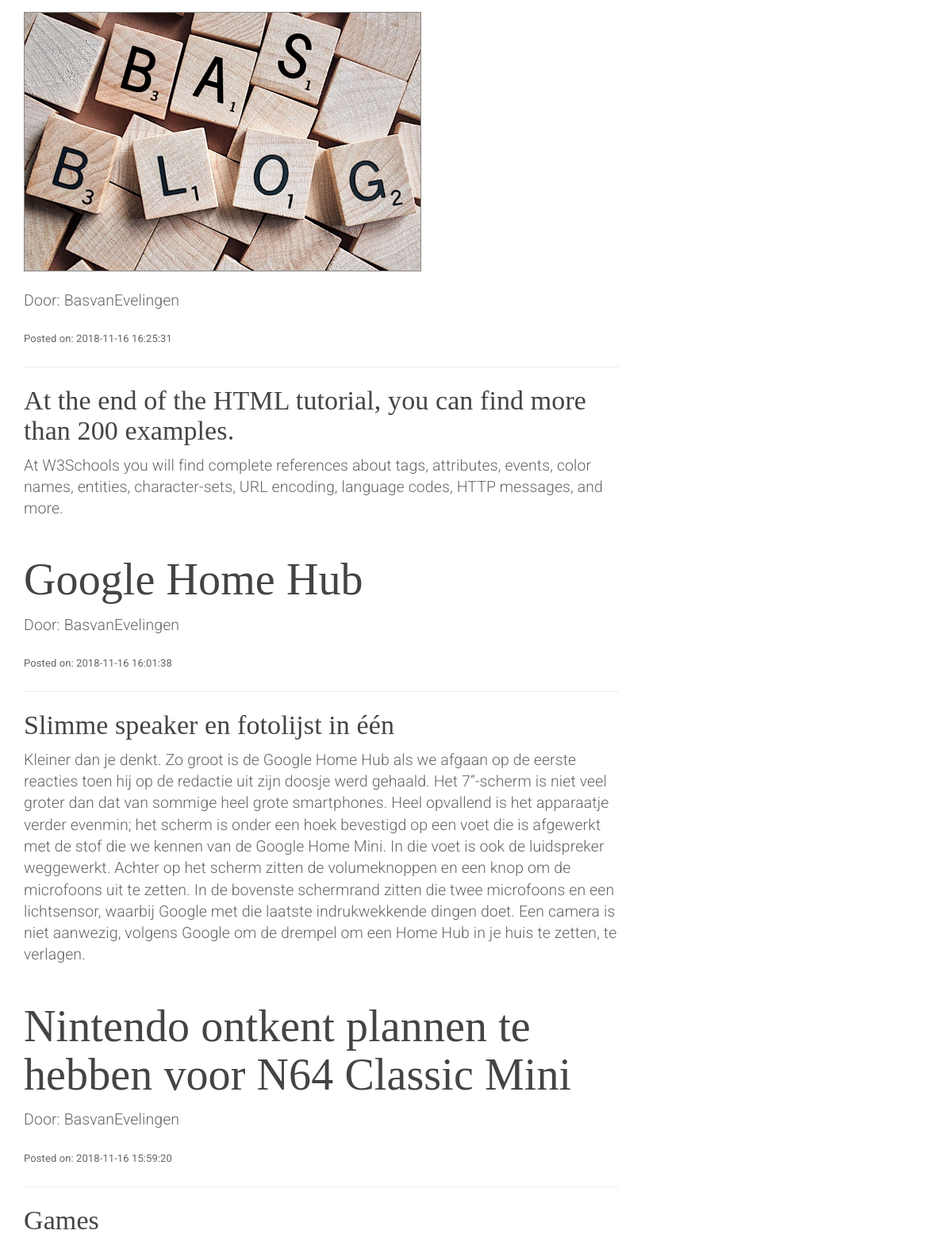
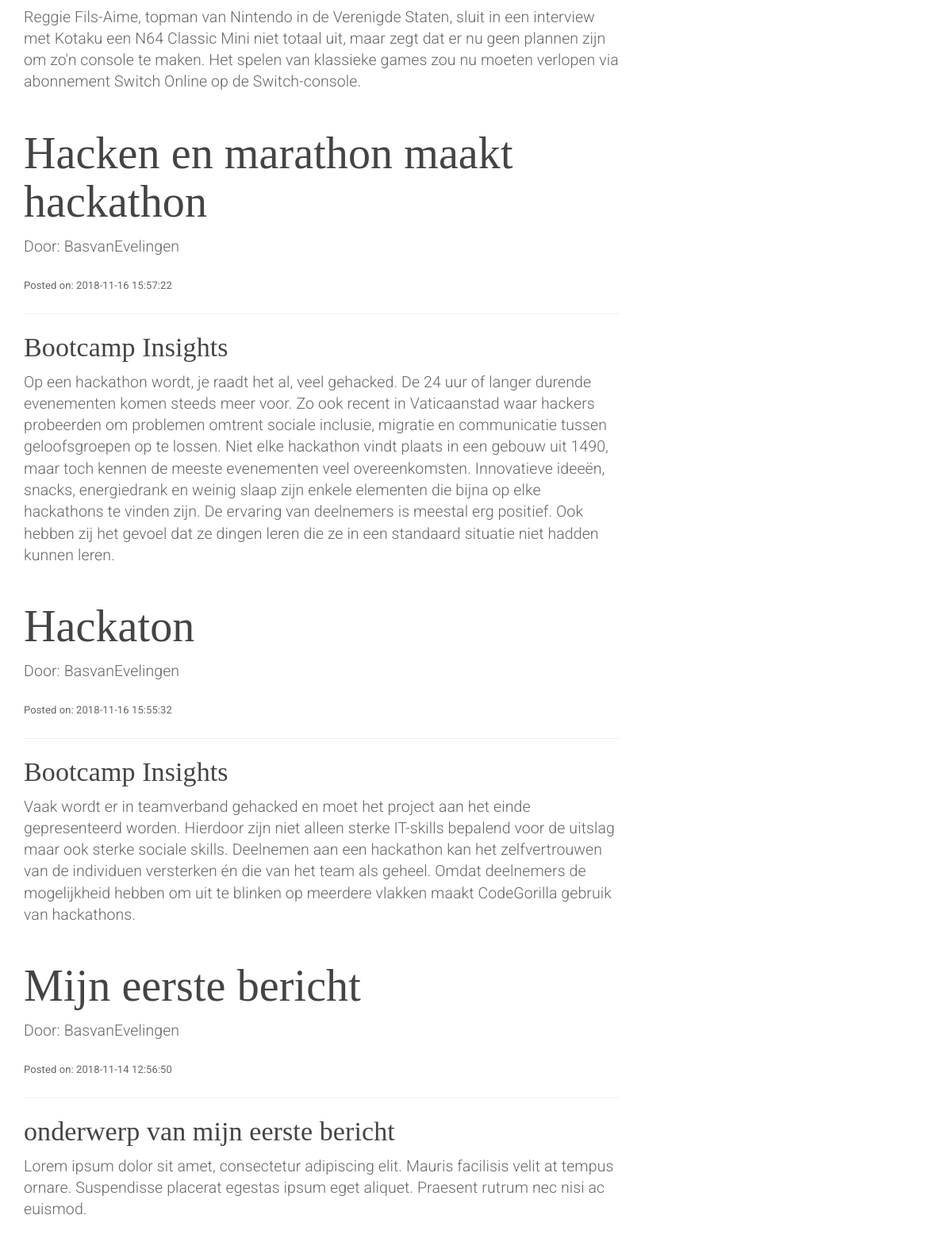
The app's page /blogview.php with its own data (2 pictures, top to bottom).
### tables this page shows
CREATE TABLE `berichten` (
  `BerichtID` int(11) NOT NULL,
  `BerichtTitel` varchar(255) DEFAULT NULL,
  `BerichtOmschrijving` text,
  `BerichtInhoud` text,
  `Auteur` varchar(128) DEFAULT NULL,
  `BerichtDatum` datetime DEFAULT CURRENT_TIMESTAMP
);

### blogview.php (the view, shortened to what this page needs)
<!DOCTYPE html>
<html>
    <head>
        <link href="bootstrap.css" type="text/css" rel="stylesheet">
        <link href="style.css" type="text/css" rel="stylesheet">
    </head>
    <body>
        <div class="container">
            <img class="blogpicture" src="images/BasBlog.png" />
        </div>
    <?php
        require_once "config.php";
        $sql = "SELECT * FROM berichten ORDER BY BerichtDatum DESC";
        if ($result = $mysqli->query($sql)) {
            if ($result->num_rows > 0) {
                while($row = mysqli_fetch_array($result)) {
                    $titel = $row['BerichtTitel'];
                    $omschrijving = $row['BerichtOmschrijving'];
                    $inhoud = $row['BerichtInhoud'];
                    $auteur = $row['Auteur'];
                    $datum =  $row['BerichtDatum'];
                    echo "<div class='container'>";
                        echo "<div class='row'>";
                            echo "<div class='col-lg-8'>";
                                echo "<h1 class='mt-4'>" . $titel . "</h1>";
                                echo "<p class='lead'>Door: " . $auteur . "</p";
                                echo "<p> Posted on: " . $datum . "</p>";
                                echo "<hr>";
                                echo "<h3>" . $omschrijving . "</h3>";
                                echo "<p class='lead'>" . $inhoud . "</p";
                            echo "</div>";
                        echo "</div>";
                    echo "</div>";
                }
            }
        }
        ?>
    </body>
</html>

### style.css (style rules this page uses)
h1,h2,h3 { font-family: Bitter; }
.blogpicture { margin-top:15px; border: 1px rgb(136, 136, 136) solid; }

### records on screen
berichten: Auteur "BasvanEvelingen", BerichtDatum "2018-11-16 16:25:31", BerichtOmschrijving "At the end of the HTML tutorial, you can find more than 200 examples.", BerichtInhoud "At W3Schools you will find complete references about tags, attributes, events, color names, entities, character-sets, URL encoding, language codes, HTTP messages, and more."
berichten: BerichtTitel "Google Home Hub", Auteur "BasvanEvelingen", BerichtDatum "2018-11-16 16:01:38", BerichtOmschrijving "Slimme speaker en fotolijst in één", BerichtInhoud "Kleiner dan je denkt. Zo groot is de Google Home Hub als we afgaan op de eerste reacties toen hij op de redactie uit zijn doosje werd gehaald. Het 7”-scherm is niet veel groter dan dat van sommige heel grote smartphones. Heel opvallend is het apparaatje verder evenmin; het scherm is onder een hoek bevestigd op een voet die is afgewerkt met de stof die we kennen van de Google Home Mini. In die voet is ook de luidspreker weggewerkt. Achter op het scherm zitten de volumeknoppen en een knop om de microfoons uit te zetten. In de bovenste schermrand zitten die twee microfoons en een lichtsensor, waarbij Google met die laatste indrukwekkende dingen doet. Een camera is niet aanwezig, volgens Google…"
berichten: BerichtTitel "Nintendo ontkent plannen te hebben voor N64 Classic Mini", Auteur "BasvanEvelingen", BerichtDatum "2018-11-16 15:59:20", BerichtOmschrijving "Games", BerichtInhoud "Reggie Fils-Aime, topman van Nintendo in de Verenigde Staten, sluit in een interview met Kotaku een N64 Classic Mini niet totaal uit, maar zegt dat er nu geen plannen zijn om zo'n console te maken. Het spelen van klassieke games zou nu moeten verlopen via abonnement Switch Online op de Switch-console."
berichten: BerichtTitel "Hacken en marathon maakt hackathon", Auteur "BasvanEvelingen", BerichtDatum "2018-11-16 15:57:22", BerichtOmschrijving "Bootcamp Insights", BerichtInhoud "Op een hackathon wordt, je raadt het al, veel gehacked. De 24 uur of langer durende evenementen komen steeds meer voor. Zo ook recent in Vaticaanstad waar hackers probeerden om problemen omtrent sociale inclusie, migratie en communicatie tussen geloofsgroepen op te lossen. Niet elke hackathon vindt plaats in een gebouw uit 1490, maar toch kennen de meeste evenementen veel overeenkomsten. Innovatieve ideeën, snacks, energiedrank en weinig slaap zijn enkele elementen die bijna op elke hackathons te vinden zijn. De ervaring van deelnemers is meestal erg positief. Ook hebben zij het gevoel dat ze dingen leren die ze in een standaard situatie niet hadden kunnen leren."
berichten: BerichtTitel "Hackaton", Auteur "BasvanEvelingen", BerichtDatum "2018-11-16 15:55:32", BerichtOmschrijving "Bootcamp Insights", BerichtInhoud "Vaak wordt er in teamverband gehacked en moet het project aan het einde gepresenteerd worden. Hierdoor zijn niet alleen sterke IT-skills bepalend voor de uitslag maar ook sterke sociale skills. Deelnemen aan een hackathon kan het zelfvertrouwen van de individuen versterken én die van het team als geheel. Omdat deelnemers de mogelijkheid hebben om uit te blinken op meerdere vlakken maakt CodeGorilla gebruik van hackathons."
berichten: BerichtTitel "Mijn eerste bericht", Auteur "BasvanEvelingen", BerichtDatum "2018-11-14 12:56:50", BerichtOmschrijving "onderwerp van mijn eerste bericht", BerichtInhoud "Lorem ipsum dolor sit amet, consectetur adipiscing elit. Mauris facilisis velit at tempus ornare. Suspendisse placerat egestas ipsum eget aliquet. Praesent rutrum nec nisi ac euismod."
